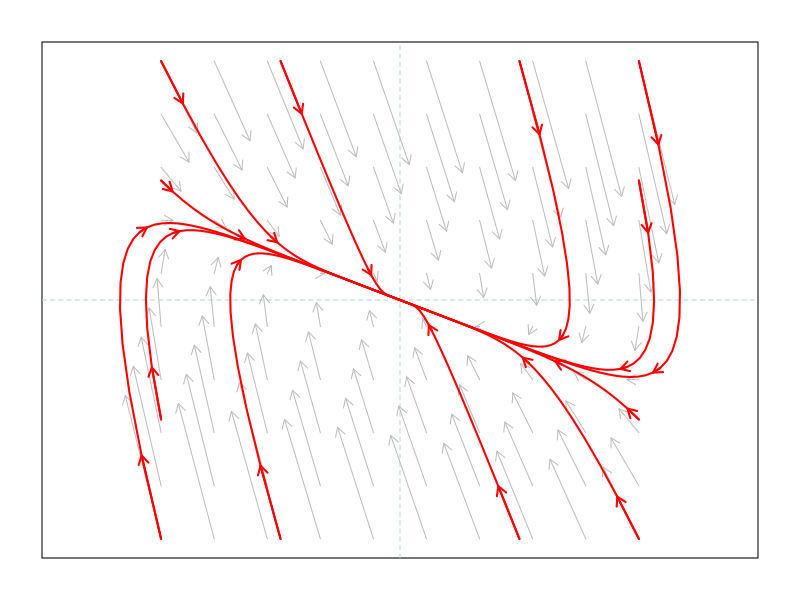
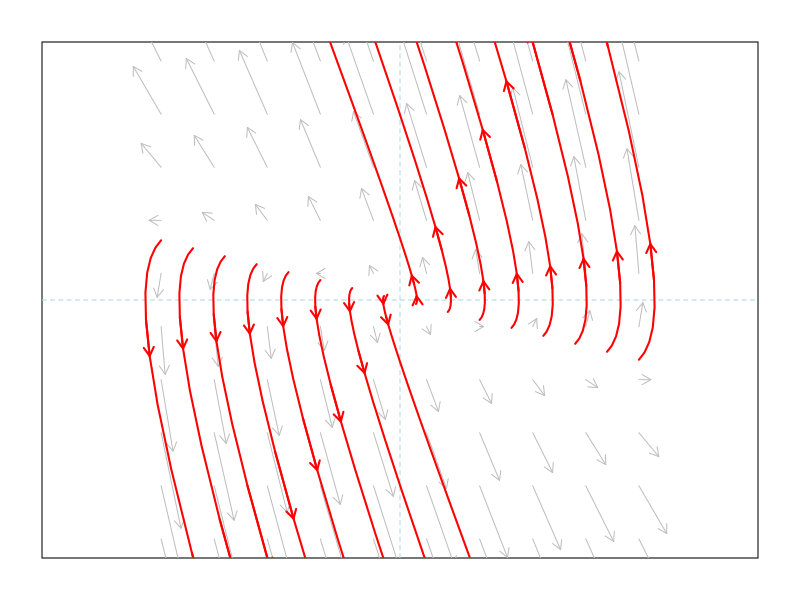
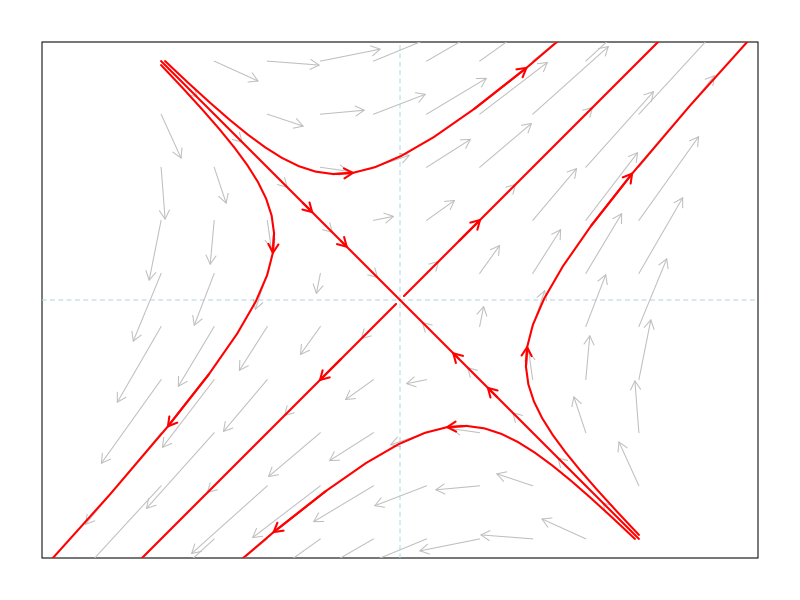
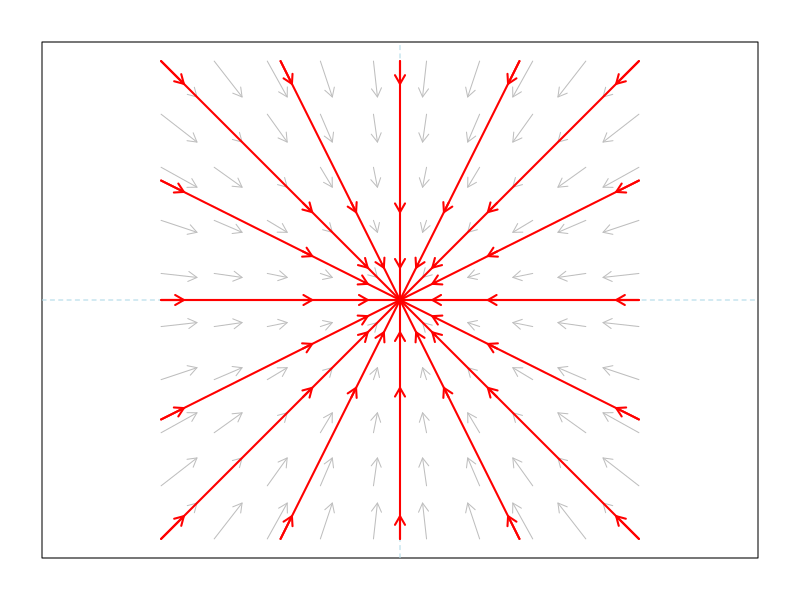
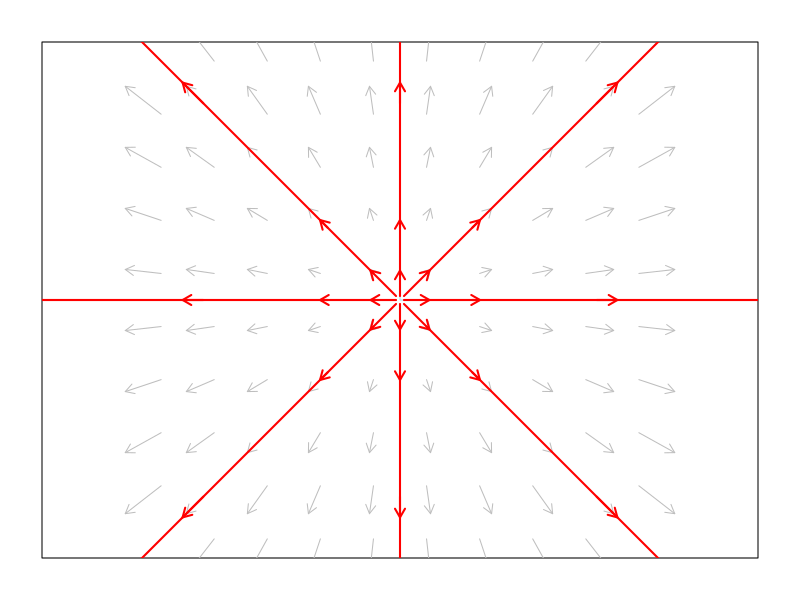
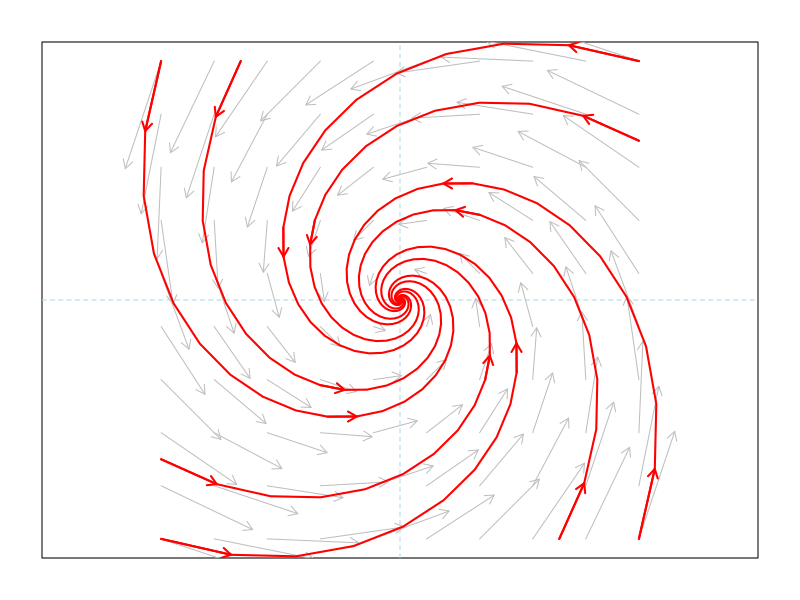
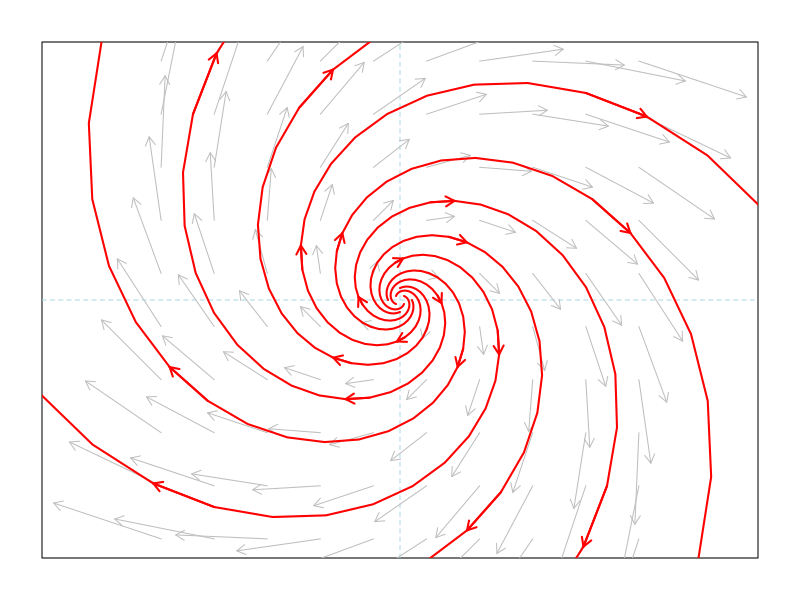
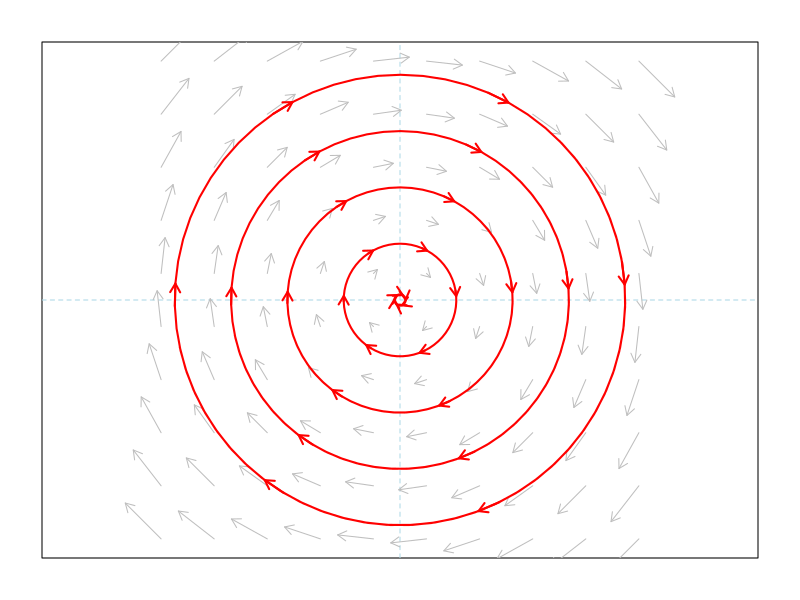

R code for these plots, in order:
## ---- chunk 1
plot.field <- function(u = function(x, y) {
  y
},
v = function(x, y) {
  -x - 3 * y
},
count = 10,
length = 0.15,
num_arrows = 10,
initial_points =
  list(
    c(-6, 6), c(-6, -6), c(6, -6), c(6, 6),
    c(-6, 3), c(-6, -3), c(6, 3), c(6, -3),
    c(3, 6), c(3, -6), c(-3, 6), c(-3, -6)
  ),
arrowPos = c(2, 20),
timeMax = 100,
...) {
  x <- seq(-6, 6, length.out = count)
  y <- seq(-6, 6, length.out = count)
  grid <- expand.grid(x = x, y = y)
  
  grid$u <- u(grid$x, grid$y)
  grid$v <- v(grid$x, grid$y)
  
  plot(0, 0,
       xlim = c(-6, 6), ylim = c(-6, 6), type = "n", asp = 1,
       xlab = "x", ylab = "y", xaxt = "n", yaxt = "n"
  )
  abline(h = 0, v = 0, col = "lightblue", lty = 2)
  
  arrows(grid$x, grid$y,
         grid$x + length * grid$u,
         grid$y + length * grid$v,
         length = 0.1, angle = 30,
         col = "gray"
  )
  
  derivs <- function(t, y, params) {
    list(c(u(y[1], y[2]), v(y[1], y[2])))
  }
  
  times <- seq(0, timeMax, by = 0.1)
  arrowPos <- arrowPos * 10 # note the 0.1
  
  for (y0 in initial_points) {
    out <- deSolve::ode(y = y0, times = times, func = derivs, parms = NULL)
    lines(out[, 2], out[, 3], col = "red", lwd = 2)
    
    
    for (i in 1:(length(arrowPos))) {
      suppressWarnings(arrows(out[arrowPos[i], 2], out[arrowPos[i], 3],
                              out[arrowPos[i] + 1, 2], out[arrowPos[i] + 1, 3],
                              length = 0.1, angle = 30, col = "red", lwd = 2
      ))
    }
  }
}

## ---- chunk 2
par <- par(mar = c(2, 2, 2, 2) + 0.1)
plot.field(
  u = function(x, y) {
    y
  },
  v = function(x, y) {
    -x - 3 * y
  },
  initial_points =
    list(
      c(-6, 6), c(-6, -6), c(6, -6), c(6, 6),
      c(-6, 3), c(-6, -3), c(6, 3), c(6, -3),
      c(3, 6), c(3, -6), c(-3, 6), c(-3, -6)
    ),
  arrowPos = c(0.1, 1),
  timeMax = 100
)
## ---- chunk 3
par <- par(mar = c(2, 2, 2, 2) + 0.1)
plot.field(
  u = function(x, y) {
    -y
  },
  v = function(x, y) {
    x + 3 * y
  }, initial_points =
    lapply(seq(-6, 6, by = 0.8), function(a) c(a, -0.25 * a)),
  timeMax = 20,
  arrowPos = c(0.6, 1)
)
## ---- chunk 4
par <- par(mar = c(2, 2, 2, 2) + 0.1)
d <- plot.field(
  u = function(x, y) {
    x + 2 * y
  },
  v = function(x, y) {
    2 * x + y
  },
  initial_points = list(
    c(-6, 6), c(6, -6),
    c(-6, 5.9), c(-5.9, 6),
    c(-0.1, -0.1), c(0.1, 0.1),
    c(6, -5.9), c(5.9, -6)
  ),
  arrowPos = c(1, 1.5),
  timeMax = 20
)
## ---- chunk 5
par <- par(mar = c(2, 2, 2, 2) + 0.1)
plot.field(
  u = function(x, y) {
    -x
  },
  v = function(x, y) {
    -y
  },
  initial_points =
    list(
      c(-6, 6), c(-6, -6), c(6, -6), c(6, 6),
      c(-6, 3), c(-6, -3), c(6, 3), c(6, -3),
      c(3, 6), c(3, -6), c(-3, 6), c(-3, -6),
      c(0, -6), c(0, 6), c(6, 0), c(-6, 0)
    ),
  arrowPos = c(0.1, 1, 2),
  timeMax = 10
)
## ---- chunk 6
par <- par(mar = c(2, 2, 2, 2) + 0.1)
plot.field(
  u = function(x, y) {
    x
  },
  v = function(x, y) {
    y
  },
  initial_points =
    list(
      c(-0.1, 0.1), c(-0.1, -0.1), c(0.1, -0.1), c(0.1, 0.1),
      c(0, 0.1), c(0, -0.1), c(0.1, 0), c(-0.1, 0)
    ),
  timeMax = 10,
  arrowPos = c(2, 3, 4)
)
## ---- chunk 7
par <- par(mar = c(2, 2, 2, 2) + 0.1)
plot.field(
  u = function(x, y) {
    -x - 2 * y
  },
  v = function(x, y) {
    2 * x - y
  },
  initial_points =
    list(
      c(-6, 6), c(-6, -6), c(6, -6), c(6, 6),
      c(-4, 6), c(-6, -4), c(4, -6), c(6, 4)
    ),
  timeMax = 10,
  arrowPos = c(0.1, 1)
)
## ---- chunk 8
par <- par(mar = c(2, 2, 2, 2) + 0.1)
plot.field(
  u = function(x, y) {
    x + 2 * y
  },
  v = function(x, y) {
    -2 * x + y
  },
  initial_points =
    list(
      c(-0.1, 0.1), c(-0.1, -0.1), c(0.1, -0.1), c(0.1, 0.1),
      c(0, 0.3), c(0, -0.3), c(0.3, 0), c(-0.3, 0)
    ),
  timeMax = 10,
  arrowPos = c(2, 3, 4)
)
## ---- chunk 9
par <- par(mar = c(2, 2, 2, 2) + 0.1)
plot.field(
  u = function(x, y) {
    y
  },
  v = function(x, y) {
    -x
  },
  initial_points =
    list(c(0.1, 0.1), c(1, 1), c(2, 2), c(3, 3), c(4, 4)),
  timeMax = 10,
  arrowPos = c(2, 3, 4, 5, 6, 7)
)
